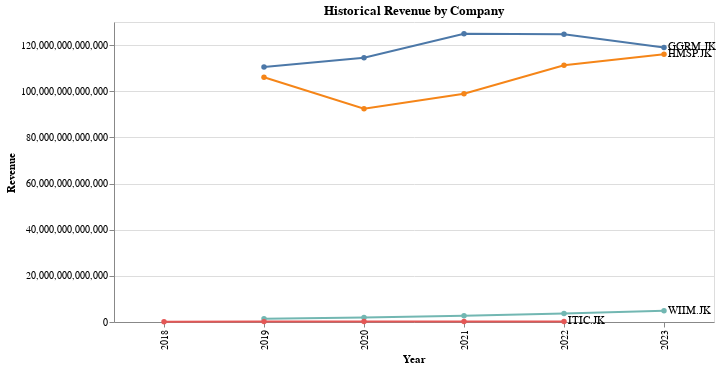

Write notebook code for a chart like this one.
### Code cell
chart = alt.Chart(df)

line = chart.mark_line(point=True).encode(
    x="year:O",
    y="revenue:Q",
    color = alt.Color("symbol").legend(None),
    tooltip = ["year", "revenue:Q"]
).properties(
    title='Historical Revenue by Company',
    width=600,
    height=300
)

# Use the `argmax` aggregate to limit the dataset to the final value
label = chart.encode(
    x=alt.X('max(year):O', title="Year"),
    y=alt.Y('revenue:Q', title="Revenue").aggregate(argmax='year'),
    text='symbol'
)

# Create a text label
text = label.mark_text(align='left', dx=4)

# Draw the chart with all the layers combined
line + text

### Figure 1 — Vega-Lite specification as saved in the notebook (floating-point values rounded to 4 significant figures)
{"config": {"view": {"continuousWidth": 300, "continuousHeight": 300}}, "layer": [{"mark": {"type": "line", "point": true}, "encoding": {"color": {"field": "symbol", "legend": null, "type": "nominal"}, "tooltip": [{"field": "year", "type": "quantitative"}, {"field": "revenue", "type": "quantitative"}], "x": {"field": "year", "type": "ordinal"}, "y": {"field": "revenue", "type": "quantitative"}}, "title": "Historical Revenue by Company"}, {"mark": {"type": "text", "align": "left", "dx": 4}, "encoding": {"text": {"field": "symbol", "type": "nominal"}, "x": {"aggregate": "max", "field": "year", "title": "Year", "type": "ordinal"}, "y": {"aggregate": {"argmax": "year"}, "field": "revenue", "title": "Revenue", "type": "quantitative"}}}], "data": {"name": "data-ad1e1a441547fb6da914a0c049073b15"}, "height": 300, "width": 600, "$schema": "https://vega.github.io/schema/vega-lite/v5.20.1.json", "datasets": {"data-ad1e1a441547fb6da914a0c049073b15": [{"symbol": "GGRM.JK", "company_name": "Gudang Garam Tbk", "year": 2019, "revenue": 110523819000000, "earnings": 10880701000000}, {"symbol": "GGRM.JK", "company_name": "Gudang Garam Tbk", "year": 2020, "revenue": 114477311000000, "earnings": 7647725000000}, {"symbol": "GGRM.JK", "company_name": "Gudang Garam Tbk", "year": 2021, "revenue": 124881266000000, "earnings": 5605315000000}, {"symbol": "GGRM.JK", "company_name": "Gudang Garam Tbk", "year": 2022, "revenue": 124682692000000, "earnings": 2779739000000}, {"symbol": "GGRM.JK", "company_name": "Gudang Garam Tbk", "year": 2023, "revenue": 118952997000000, "earnings": 5324514000000}, {"symbol": "HMSP.JK", "company_name": "HM Sampoerna Tbk", "year": 2019, "revenue": 106055176000000, "earnings": 13721513000000}, {"symbol": "HMSP.JK", "company_name": "HM Sampoerna Tbk", "year": 2020, "revenue": 92425210000000, "earnings": 8581378000000}, {"symbol": "HMSP.JK", "company_name": "HM Sampoerna Tbk", "year": 2021, "revenue": 98874784000000, "earnings": 7137097000000}, {"symbol": "HMSP.JK", "company_name": "HM Sampoerna Tbk", "year": 2022, "revenue": 111211321000000, "earnings": 6323744000000}, {"symbol": "HMSP.JK", "company_name": "HM Sampoerna Tbk", "year": 2023, "revenue": 115983384000000, "earnings": 8096811000000}, {"symbol": "WIIM.JK", "company_name": "Wismilak Inti Makmur Tbk", "year": 2019, "revenue": 1393574099760, "earnings": 27273075178}, {"symbol": "WIIM.JK", "company_name": "Wismilak Inti Makmur Tbk", "year": 2020, "revenue": 1994066771177, "earnings": 172249860053}, {"symbol": "WIIM.JK", "company_name": "Wismilak Inti Makmur Tbk", "year": 2021, "revenue": 2733691702981, "earnings": 176667838128}, {"symbol": "WIIM.JK", "company_name": "Wismilak Inti Makmur Tbk", "year": 2022, "revenue": 3704350294106, "earnings": 249331695478}, {"symbol": "WIIM.JK", "company_name": "Wismilak Inti Makmur Tbk", "year": 2023, "revenue": 4874784628824, "earnings": 494312833186}, {"symbol": "ITIC.JK", "company_name": "PT Indonesian Tobacco Tbk.", "year": 2018, "revenue": 134518000000, "earnings": 8249000000}, {"symbol": "ITIC.JK", "company_name": "PT Indonesian Tobacco Tbk.", "year": 2019, "revenue": 166565000000, "earnings": -7000000000}, {"symbol": "ITIC.JK", "company_name": "PT Indonesian Tobacco Tbk.", "year": 2020, "revenue": 197414000000, "earnings": 6120000000}, {"symbol": "ITIC.JK", "company_name": "PT Indonesian Tobacco Tbk.", "year": 2021, "revenue": 214247000000, "earnings": 18369000000}, {"symbol": "ITIC.JK", "company_name": "PT Indonesian Tobacco Tbk.", "year": 2022, "revenue": 249851000000, "earnings": 23952000000}]}}
